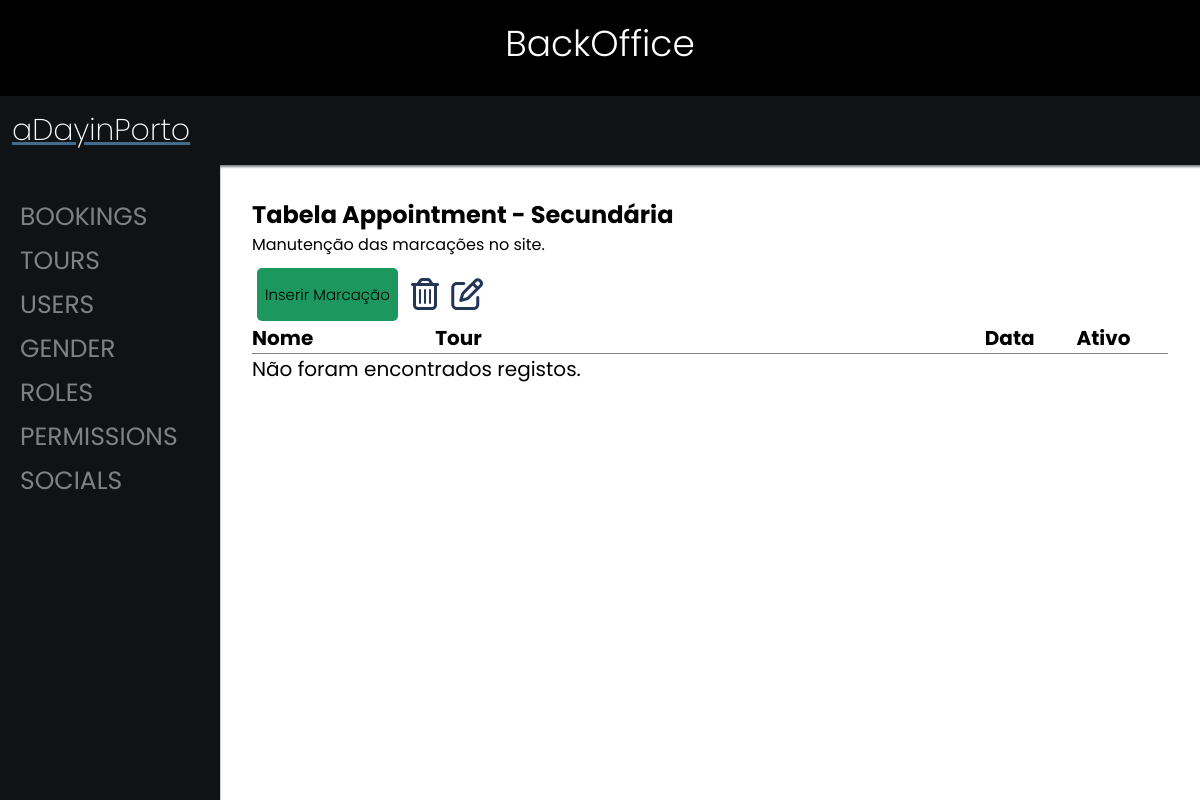
The app's page /backoffice/index.php, older data.
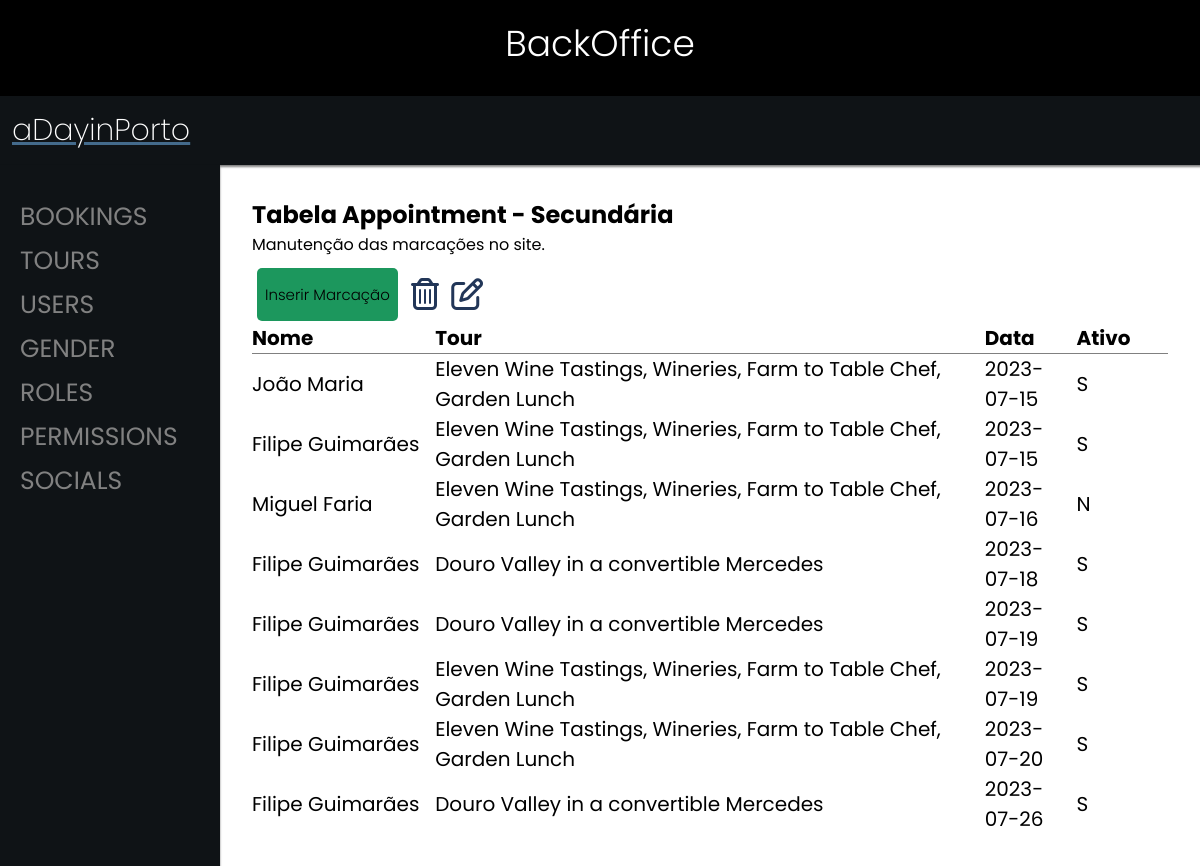
The same page, newer data.
### tables this page shows
CREATE TABLE IF NOT EXISTS `appointment` (
  `id` int(11) NOT NULL,
  `id_user` int(11) NOT NULL,
  `id_tour` int(11) NOT NULL,
  `start` date NOT NULL COMMENT 'Dia da marcação.',
  `book_date` datetime DEFAULT current_timestamp() COMMENT 'Data em q foi feita a marcação',
  `payment_date` datetime DEFAULT current_timestamp() COMMENT 'Data em q foi realizado o pagamento.',
  `cancel_date` datetime DEFAULT NULL COMMENT 'Data em q foi cancelado ( se for )',
  `reason` varchar(255) DEFAULT NULL COMMENT 'Motivo do cancelamento',
  `discount` int(11) DEFAULT NULL,
  `number_people` int(11) DEFAULT NULL,
  PRIMARY KEY (`id_user`,`id_tour`,`start`,`id`),
  KEY `FK_marcacao_tour` (`id_tour`),
  CONSTRAINT `FK_marcacao_tour` FOREIGN KEY (`id_tour`) REFERENCES `tour` (`id`) ON DELETE NO ACTION ON UPDATE NO ACTION,
  CONSTRAINT `FK_marcacao_user` FOREIGN KEY (`id_user`) REFERENCES `user` (`id`) ON DELETE NO ACTION ON UPDATE NO ACTION
);

CREATE TABLE IF NOT EXISTS `user` (
  `id` int(11) NOT NULL AUTO_INCREMENT,
  `name` varchar(255) DEFAULT NULL,
  `email` varchar(255) NOT NULL,
  `phone_number` varchar(50) DEFAULT NULL,
  `nacionality` varchar(50) DEFAULT NULL,
  `birthdate` date DEFAULT NULL,
  `creation_date` datetime DEFAULT current_timestamp(),
  `profile_image` varchar(100) DEFAULT NULL,
  `verified` int(1) DEFAULT NULL,
  `display_language` int(3) DEFAULT 1,
  `gender` int(1) DEFAULT NULL,
  `role` int(1) DEFAULT NULL,
  `password` varchar(40) DEFAULT NULL,
  PRIMARY KEY (`id`,`email`),
  UNIQUE KEY `email` (`email`),
  UNIQUE KEY `phone_number` (`phone_number`),
  KEY `FK_user_sex` (`gender`) USING BTREE,
  KEY `FK_user_role` (`role`),
  KEY `FK_user_language` (`display_language`),
  CONSTRAINT `FK_user_gender` FOREIGN KEY (`gender`) REFERENCES `gender` (`id`) ON DELETE NO ACTION ON UPDATE NO ACTION,
  CONSTRAINT `FK_user_language` FOREIGN KEY (`display_language`) REFERENCES `language` (`id`) ON DELETE NO ACTION ON UPDATE NO ACTION,
  CONSTRAINT `FK_user_role` FOREIGN KEY (`role`) REFERENCES `role` (`id`) ON DELETE NO ACTION ON UPDATE NO ACTION
);

CREATE TABLE IF NOT EXISTS `tour` (
  `id` int(11) NOT NULL AUTO_INCREMENT,
  `language` int(11) NOT NULL,
  `name` varchar(200) DEFAULT NULL,
  `price_unit` int(11) DEFAULT NULL,
  `ending` time DEFAULT NULL,
  `tour_limit` int(11) DEFAULT NULL,
  `description` text DEFAULT NULL,
  `image` varchar(50) DEFAULT NULL,
  PRIMARY KEY (`id`,`language`) USING BTREE,
  KEY `FK_tour_language` (`language`),
  CONSTRAINT `FK_tour_language` FOREIGN KEY (`language`) REFERENCES `language` (`id`) ON DELETE NO ACTION ON UPDATE NO ACTION
);

### backoffice/content/appointments/appointments.php (the view, shortened to what this page needs)
<?php
$showapp = "SELECT a.id, a.id_user as id_user, u.name as user, a.id_tour as id_tour, t.name as tour, a.start, a.book_date as book, a.payment_date as payment, a.cancel_date as cancel, a.reason, a.number_people FROM appointment a JOIN user u ON u.id = a.id_user JOIN tour t ON t.id = a.id_tour order by a.start";
$show = mysqli_query($conn, $showapp);
if (mysqli_num_rows($show) > 0) {
    $row = mysqli_fetch_array($show);
} else {
    $row = null;
}
?>
<h2>Tabela Appointment - Secundária</h2>
<p>Manutenção das marcações no site.</p>
<br>
<a href="./?p=31" class="insert-button">Inserir Marcação</a>
<a id="delLink" disabled><i class="fa-regular fa-trash-can fa-2xl" onclick="confirmDelete(<?php echo $row['id']; ?>)"></i></a>
<?php
if ($row !== null && isset($row['id'])) {
    $editLink = './?p=35&id=' . $row['id'] . '&operation=editar&id_tour=' . $row['id_tour'] . '&id_user=' . $row['id_user'] . '&start=' . $row['start'] . '';
} else {
    $editLink = null;
}
echo '<a href="' . $editLink . '" id="editLink" disabled><i class="fa-regular fa-pen-to-square fa-2xl"></i></a>' ?>
<table class="table-hover" style="width:100%; font-size: 20px; margin-top: 1rem; padding-top: 1rem;">
    <thead>
        <tr>
            <th scope="col" style="text-align: left; width:20%; border-bottom: solid 1px grey; border-collapse: collapse;">Nome</th>
            <th scope="col" style="text-align: left; width:60%; border-bottom: solid 1px grey; border-collapse: collapse;">Tour</th>
            <th scope="col" style="text-align: left; width:10%; border-bottom: solid 1px grey; border-collapse: collapse;">Data</th>
            <th scope="col" style="text-align: left; width:10%; border-bottom: solid 1px grey; border-collapse: collapse;">Ativo</th>
        </tr>
    </thead>
    <tbody>
        <?php
        if ($row !== null) {
            do {
                $cancelStatus = !isset($row['cancel']) || $row['cancel'] === '0000-00-00 00:00:00' ? 'S' : 'N';
        ?>
                <tr id="tr_<?php echo $row['id']; ?>" onclick="storeID(<?php echo $row['id']; ?>)">
                    <?php
                    echo "<td>" . $row['user'] . "</td>";
                    echo "<td>" . $row['tour'] . "</td>";
                    echo "<td>" . $row['start'] . "</td>";
                    echo "<td>" . $cancelStatus . "</td>";
                    ?>
                </tr>
        <?php
            } while ($row = mysqli_fetch_assoc($show));
        } else {
            echo "<tr><td colspan='4'>Não foram encontrados registos.</td></tr>";
        }
        ?>
    </tbody>
</table>

Row changes from the older to the newer data that the page shows:
added appointment: user.name "João Maria", tour.name "Eleven Wine Tastings, Wineries, Farm to Table Chef, Garden Lunch", start "2023-07-15", cancel_date "S"
added appointment: user.name "Filipe Guimarães", tour.name "Eleven Wine Tastings, Wineries, Farm to Table Chef, Garden Lunch", start "2023-07-15", cancel_date "S"
added appointment: user.name "Miguel Faria", tour.name "Eleven Wine Tastings, Wineries, Farm to Table Chef, Garden Lunch", start "2023-07-16", cancel_date "N"
added appointment: user.name "Filipe Guimarães", tour.name "Douro Valley in a convertible Mercedes", start "2023-07-18", cancel_date "S"
added appointment: user.name "Filipe Guimarães", tour.name "Douro Valley in a convertible Mercedes", start "2023-07-19", cancel_date "S"
added appointment: user.name "Filipe Guimarães", tour.name "Eleven Wine Tastings, Wineries, Farm to Table Chef, Garden Lunch", start "2023-07-19", cancel_date "S"
added appointment: user.name "Filipe Guimarães", tour.name "Eleven Wine Tastings, Wineries, Farm to Table Chef, Garden Lunch", start "2023-07-20", cancel_date "S"
added appointment: user.name "Filipe Guimarães", tour.name "Douro Valley in a convertible Mercedes", start "2023-07-26", cancel_date "S"
Text that changed along with them:
text no longer shown: "Não foram encontrados registos."
